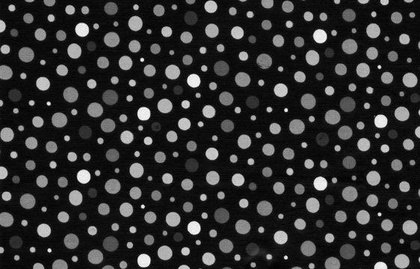
%> input picture assignment3/circles.jpg, 420 x 269 px, shrunk from 562 x 360 before the run
$ octave circleKranti.m   (GNU Octave 9; MATLAB toolbox functions it lacks are replaced by stand-ins)
%> lines starting %> are read from the running program, lines starting %| are printed output that depends on the picture; in (x1, y1, x2, y2) boxes, pixels count from 0 and x2, y2 are one past the last pixel; in counts of white or black regions, pixels touching at a corner belong together; the program's own positions count from 1
clc
clear all
close all

%% Extracting Circles...
II = rgb2gray(imread('circles.jpg'));
%> II: size 269x420 uint8; min 0, max 255, mean 45.3
[m n]=size(II);
%> m = 269; n = 420
I = imfilter(II,ones(3)/9);
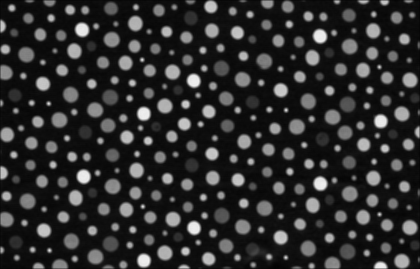
%> I: size 269x420 uint8; min 2, max 239, mean 45.1
se = ones(3);

Io = imtophat(I,se);
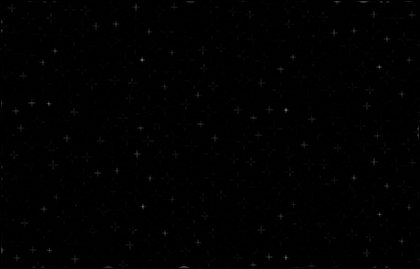
%> Io: size 269x420 uint8; min 0, max 110, mean 1
% [6 lines of commented-out code are left out]

th = (I-Io)>40;
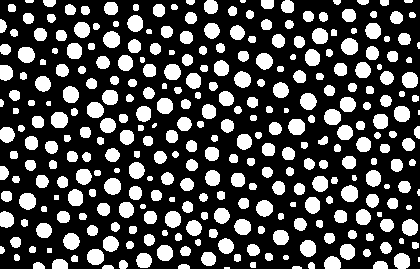
%> th: size 269x420 logical; 29.5% white; 319 white regions (7 under 20 px), largest, box (x1, y1, x2, y2) and area: (19, 193, 36, 210) 230, (341, 38, 358, 55) 229, (104, 178, 121, 195) 229

figure,imshow(th,[])

[L,num] = bwlabel(th);
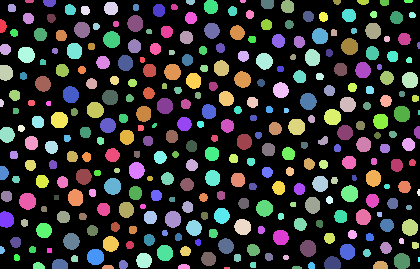
%> L: size 269x420 double; 320 distinct labels, from 0 to 319; one colour per label, 0 black
%> num = 319
for i=1:num
    [a b]=find(L==i);
    t(i) = length(a);
end
%> after the loop, t = 319 values, max 230 at index 20, min 10 at index 318, mean 104.5

radius = round(sqrt(t/pi));
%> radius = 319 values, max 9 at index 20, min 2 at index 119, mean 5.49
GroupRadius = unique(radius)
%> GroupRadius = [2 3 4 5 6 7 8 9]
NoofGroups = length(GroupRadius)
%> NoofGroups = 8

for i=1:NoofGroups
    a = find(radius==GroupRadius(i));
    LI = zeros(m,n);
    for j=1:length(a)
        LI = LI + (L==ones(m,n)*a(j));
    end
    figure,imshow(LI,[])
    hold off
end
%> this loop made 8 passes
%> a on passes 1, 8: [119 174 186 316 317 318 319], [20 43 81 84 258 259]
%> pass 1, `imshow(LI,[])`:
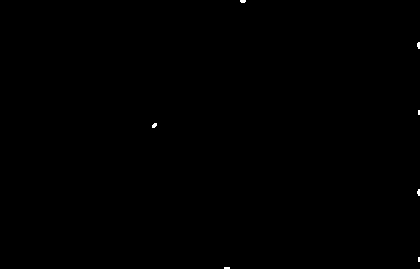
%> displayed picture: size 269x420, on the screen's scale of 0 to 255; 0.09% white; 7 white regions (7 under 20 px)
%> pass 2, `imshow(LI,[])`:
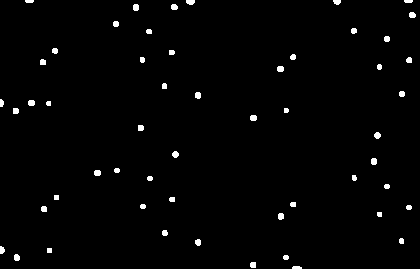
%> displayed picture: size 269x420, on the screen's scale of 0 to 255; 1.5% white; 54 white regions, largest, box (x1, y1, x2, y2) and area: (186, 0, 195, 5) 38, (133, 4, 139, 11) 38, (277, 66, 284, 72) 38
